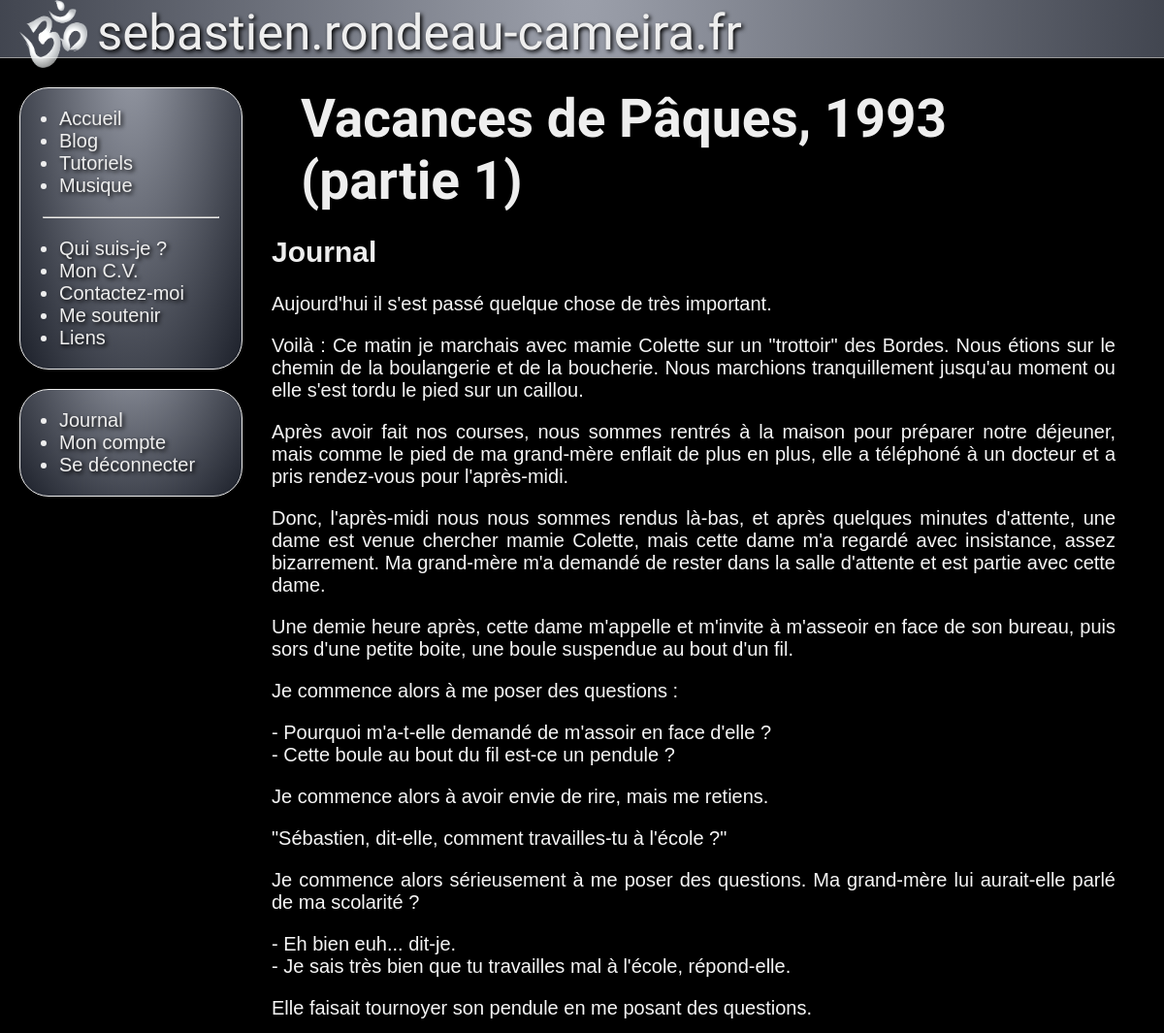
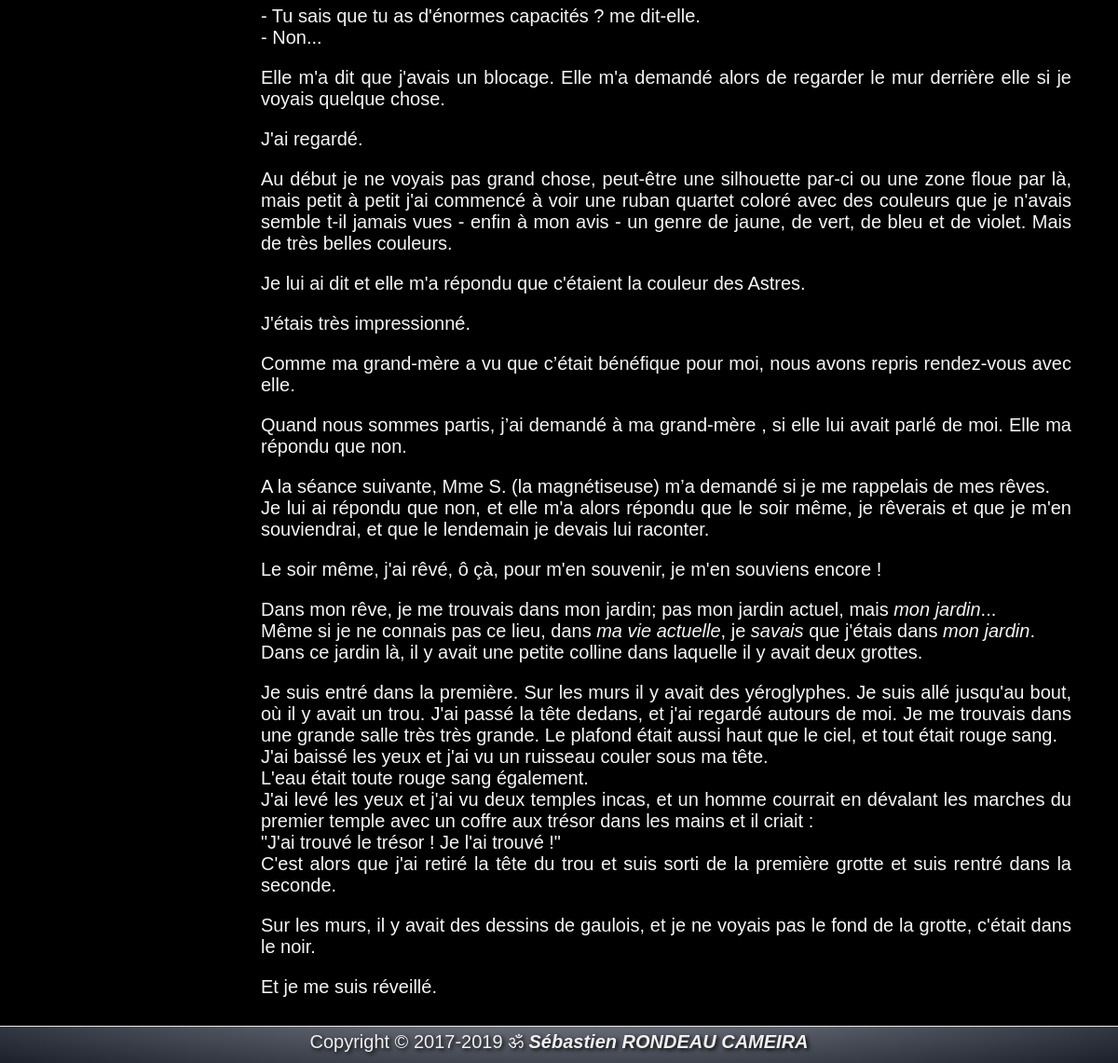
The app's page /diary/index.php (signed in) with its own data (2 pictures, top to bottom).
### tables this page shows
CREATE TABLE IF NOT EXISTS `diary` (
`diary_id` int(11) NOT NULL,
  `diary_date` timestamp NOT NULL DEFAULT CURRENT_TIMESTAMP,
  `diary_slug` varchar(6) NOT NULL,
  `diary_title` varchar(255) NOT NULL,
  `diary_content` longtext NOT NULL
);

### public_html/diary/index.php (called while the page is built, shortened)
<?php
    $diaries = new Diaries();
    if(!empty($_GET['page'])) {
        $page_id = $_GET['page'];
    } else {
        $page_id = "1";
    }
	$page = $diaries->find($page_id);
    $title = $page['diary_title'];
    $text = $page['diary_content'];
    require('includes/inc_head.php');
    require('includes/inc_header.php');
    require('includes/inc_block_menu.php');
    require('includes/inc_page_diary_page.php');
    require('../includes/inc_footer.php');

### public_html/App/Db.php (called while the page is built, shortened)
<?php
abstract class Db
{
    protected static $_instance = null;
    public static function getInstance()
    {
        if(self::$_instance === null)
        {
            self::$_instance = new PDO
            (
                'mysql:host=localhost;dbname=sebastien;charset=utf8',
                'sebastien',
                '6spCeWFu8smHKY51',
                [
                    PDO::ATTR_ERRMODE => PDO::ERRMODE_EXCEPTION,
                    PDO::ATTR_DEFAULT_FETCH_MODE => PDO::FETCH_ASSOC
                ]
            );
        }
        return self::$_instance;
    }
    public function __construct()
    {
        $this->pdo = Db::getInstance();
    }
}

### public_html/App/Classes/Diaries.php (called while the page is built, shortened)
<?php
class Diaries extends Db
{
    public function find(int $diary_id)
    {
        $sql = "SELECT
        `diary_id`,
        `diary_date`,
        `diary_slug`,
        `diary_title`,
        `diary_content`
        FROM `diary`
        WHERE `diary_id` = :diary_id";
        $stmt = $this->pdo->prepare($sql);
        $stmt->bindValue(
            ':diary_id',
            $diary_id,
            PDO::PARAM_INT
        );
        if($stmt->execute())
        {
            $result = $stmt->fetch();
        }
        return $result;
    }
}

### public_html/diary/includes/inc_page_diary_page.php (the view, shortened to what this page needs)
        <article>
<?php
    if($page_id > 1) {
        $prec = $page_id - 1;
?>
            <div id="fleche-gauche"><a href="/diary/?page=<?php echo $prec; ?>"><img src="/images/pixel.gif" alt="Page Précédente"></a></div>
<?php } else { ?>
            <div id="fleche-gauche"><a href="/?page=diary"><img src="/images/pixel.gif" alt="Page Précédente"></a></div>
<?php } ?>
            <div class="title"><?php echo $title; ?></div>
            <div class="article">
<?php echo $text; ?>
            </div>
<?php
    $suiv = $page_id + 1;
    $page_suiv = $diaries->find($suiv);
    if (!empty($page_suiv)) {
        $number = $page_suiv['diary_id'];
    }
    if(isset($number) && $number == $suiv) {
?>
            <div id="fleche-droite"><a href="/diary/?page=<?php echo $suiv; ?>"><img src="/images/pixel.gif" alt="Page Suivante"></a></div>
<?php } ?>
        </article>

### public_html/css/style.css (style rules this page uses)
:root { --blue: #3c3d76; --dark: #000000; --light: #eeeeee; --font-title: 'Tangerine', serif; --font-default: "Trebuchet MS", "Arial", "Lucida grande", "Bitstream Charter", "Liberation sans", "FreeSans", sans-serif; }
* { box-sizing: border-box; }
a, a:visited { color: var(--light); text-decoration: none; text-shadow: 2px 2px 4px var(--dark); }
article { float: left; padding: 20px; margin-left: 260px; margin-right: 30px; }
body { margin: 0 auto; padding-top: 70px; background-repeat: no-repeat; background-attachment: fixed; background-position: top; background-size: 100%; background-color: var(--dark); font-family: var(--font-default); }
h2 { color: var(--light); }
#fleche-gauche { position: fixed; top: 50%; left: 0px; background-image: url('/images/pixel.gif'); background-repeat: no-repeat; }
#fleche-gauche img { width: 150px; height: 150px; }
#fleche-droite { position: fixed; top: 50%; right: 0px; background-image: url('/images/pixel.gif'); background-repeat: no-repeat; }
#fleche-droite img { width: 150px; height: 150px; }
.article { margin-bottom: 50px; color: whitesmoke; font-size: 20px; text-align: justify; text-shadow: 2px 2px 4px var(--dark); }
.title { text-align: left; margin-left: 30px; color: var(--light); font-family: var(--font-title); font-size: 55px; font-weight: bold; text-shadow: 2px 2px 4px var(--dark); }

### records on screen
diary: diary_title "Vacances de Pâques, 1993 (partie 1)", diary_content "Journal Aujourd'hui il s'est passé quelque chose de très important. Voilà : Ce matin je marchais avec mamie Colette sur un \"trottoir\" des Bordes. Nous étions sur le chemin de la boulangerie et de la boucherie. Nous marchions tranquillement jusqu'au moment ou elle s'est tordu le pied sur un caillou. Après avoir fait nos courses, nous sommes rentrés à la maison pour préparer notre déjeuner, mais comme le pied de ma grand-mère enflait de plus en plus, elle a téléphoné à un docteur et a pris rendez-vous pour l'après-midi. Donc, l'après-midi nous nous sommes rendus là-bas, et après quelques minutes d'attente, une dame est venue chercher mamie Colette, mais cette dame m'a regardé avec insistance,…"
